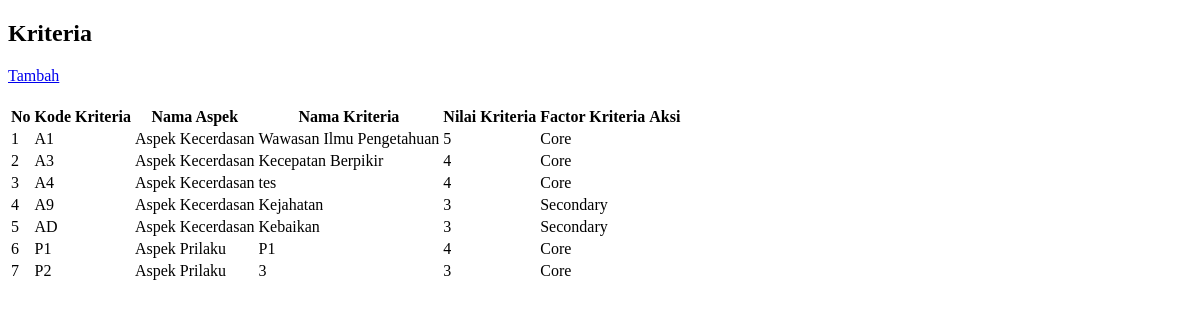
Before: /kriteria/kriteria.php with the older database file.
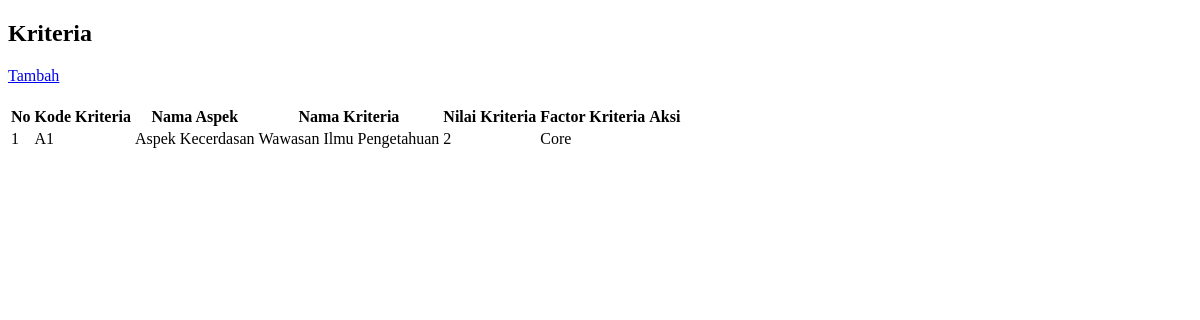
After: the same page with the newer database file.
### tables this page shows
CREATE TABLE IF NOT EXISTS `tbl_kriteria` (
  `kode_aspek` varchar(2) NOT NULL,
  `kode_kriteria` varchar(2) NOT NULL,
  `nama_kriteria` varchar(30) NOT NULL,
  `nilai_kriteria` int(11) NOT NULL,
  `factor_kriteria` enum('1','2') DEFAULT NULL COMMENT '1=Core;2=Secondary'
);

CREATE TABLE IF NOT EXISTS `tbl_aspek` (
  `kode_aspek` varchar(2) NOT NULL,
  `nama_aspek` varchar(50) NOT NULL,
  `bobot` float NOT NULL,
  `bobot_core` float NOT NULL,
  `bobot_secondary` float NOT NULL
);

### kriteria/kriteria.php (the view, shortened to what this page needs)
<html>
 <div class="container" style="margin-top:20px">
 	<h2>Kriteria</h2>
<a class="btn btn-primary" href="index.php?page=kriteriatambah"><i class="fa fa-plus"></i>Tambah</a>
<table class="table table-bordered table-hover table-striped" style="margin-top:20px">
    <tr class="table-primary">
      <th scope="col">No</th>
      <th scope="col">Kode Kriteria</th>
      <th scope="col">Nama Aspek</th>
      <th scope="col">Nama Kriteria</th>
      <th scope="col">Nilai Kriteria</th>
      <th scope="col">Factor Kriteria </th>
      <th scope="col">Aksi</th>
    </tr>
  <tbody>
		<?php
			$no = 1;
				$query = " SELECT * FROM tbl_kriteria
							INNER JOIN tbl_aspek ON tbl_kriteria.kode_aspek = tbl_aspek.kode_aspek
				";
			$sql = mysqli_query($koneksi,$query) or die(mysqli_error($koneksi));
				while($data = mysqli_fetch_assoc($sql)){ ?>
					<tr>
						<td><?php echo $no++?></td>
						<td><?php echo $data['kode_kriteria']?></td>
						<td><?php echo $data['nama_aspek']?></td>
						<td><?php echo $data['nama_kriteria']?></td>
						<td text><?=$data['nilai_kriteria']?></td>
						<td><?php if($data ['factor_kriteria'] == "1"){
																		echo "Core";
																	}else{
																		echo "Secondary";
																	} ?></td>
						<td><a  href="index.php?page=kriteriaedit&kode_kriteria=<?php echo $data['kode_kriteria']; ?>" class="badge badge-warning"><i class=" fas fa-edit text-white"></i></a>
						</td>
	<?php
	} ?>
	</tbody>
</table>
 </div>
</html>

Changed rows visible on the page:
removed tbl_kriteria: kode_kriteria "A3", kode_aspek.nama_aspek "Aspek Kecerdasan", nama_kriteria "Kecepatan Berpikir", nilai_kriteria "4", factor_kriteria "Core"
removed tbl_kriteria: kode_kriteria "A4", kode_aspek.nama_aspek "Aspek Kecerdasan", nama_kriteria "tes", nilai_kriteria "4", factor_kriteria "Core"
removed tbl_kriteria: kode_kriteria "A9", kode_aspek.nama_aspek "Aspek Kecerdasan", nama_kriteria "Kejahatan", nilai_kriteria "3", factor_kriteria "Secondary"
removed tbl_kriteria: kode_kriteria "AD", kode_aspek.nama_aspek "Aspek Kecerdasan", nama_kriteria "Kebaikan", nilai_kriteria "3", factor_kriteria "Secondary"
removed tbl_kriteria: kode_kriteria "P1", kode_aspek.nama_aspek "Aspek Prilaku", nama_kriteria "P1", nilai_kriteria "4", factor_kriteria "Core"
removed tbl_kriteria: kode_kriteria "P2", kode_aspek.nama_aspek "Aspek Prilaku", nama_kriteria "3", nilai_kriteria "3", factor_kriteria "Core"
changed tbl_kriteria "Wawasan Ilmu Pengetahuan": nilai_kriteria "5" → "2"
